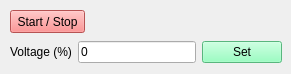
          <widget class="QWidget" name="tab_open_loop">
           <attribute name="title">
            <string>Open loop</string>
           </attribute>
           <widget class="QPushButton" name="button_start_stop_open_loop_control">
            <property name="geometry">
             <rect>
              <x>10</x>
              <y>10</y>
              <width>75</width>
              <height>23</height>
             </rect>
            </property>
            <property name="styleSheet">
             <string notr="true">background-color: rgb(255, 116, 116);</string>
            </property>
            <property name="text">
             <string>Start / Stop</string>
            </property>
           </widget>
           <widget class="QWidget" name="layoutWidget">
            <property name="geometry">
             <rect>
              <x>10</x>
              <y>40</y>
              <width>272</width>
              <height>25</height>
             </rect>
            </property>
            <layout class="QGridLayout" name="gridLayout_7">
             <item row="0" column="0">
              <widget class="QLabel" name="label">
               <property name="text">
                <string>Voltage (%)</string>
               </property>
              </widget>
             </item>
             <item row="0" column="1">
              <widget class="QLineEdit" name="line_edit_v_percent">
               <property name="text">
                <string>0</string>
               </property>
              </widget>
             </item>
             <item row="0" column="2">
              <widget class="QPushButton" name="button_set">
               <property name="styleSheet">
                <string notr="true">background-color: rgb(125, 255, 177);</string>
               </property>
               <property name="text">
                <string>Set</string>
               </property>
              </widget>
             </item>
            </layout>
           </widget>
          </widget>
